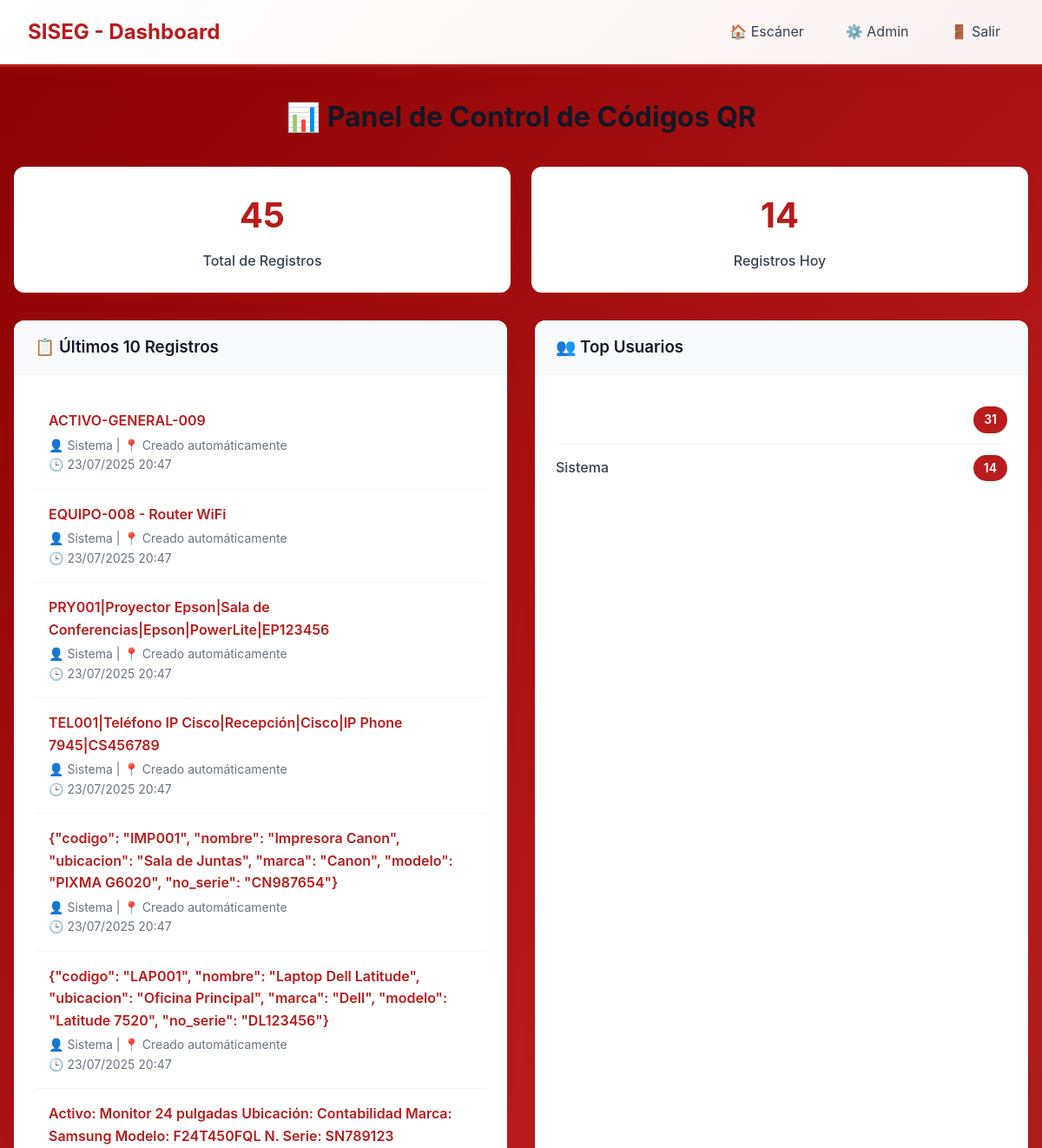
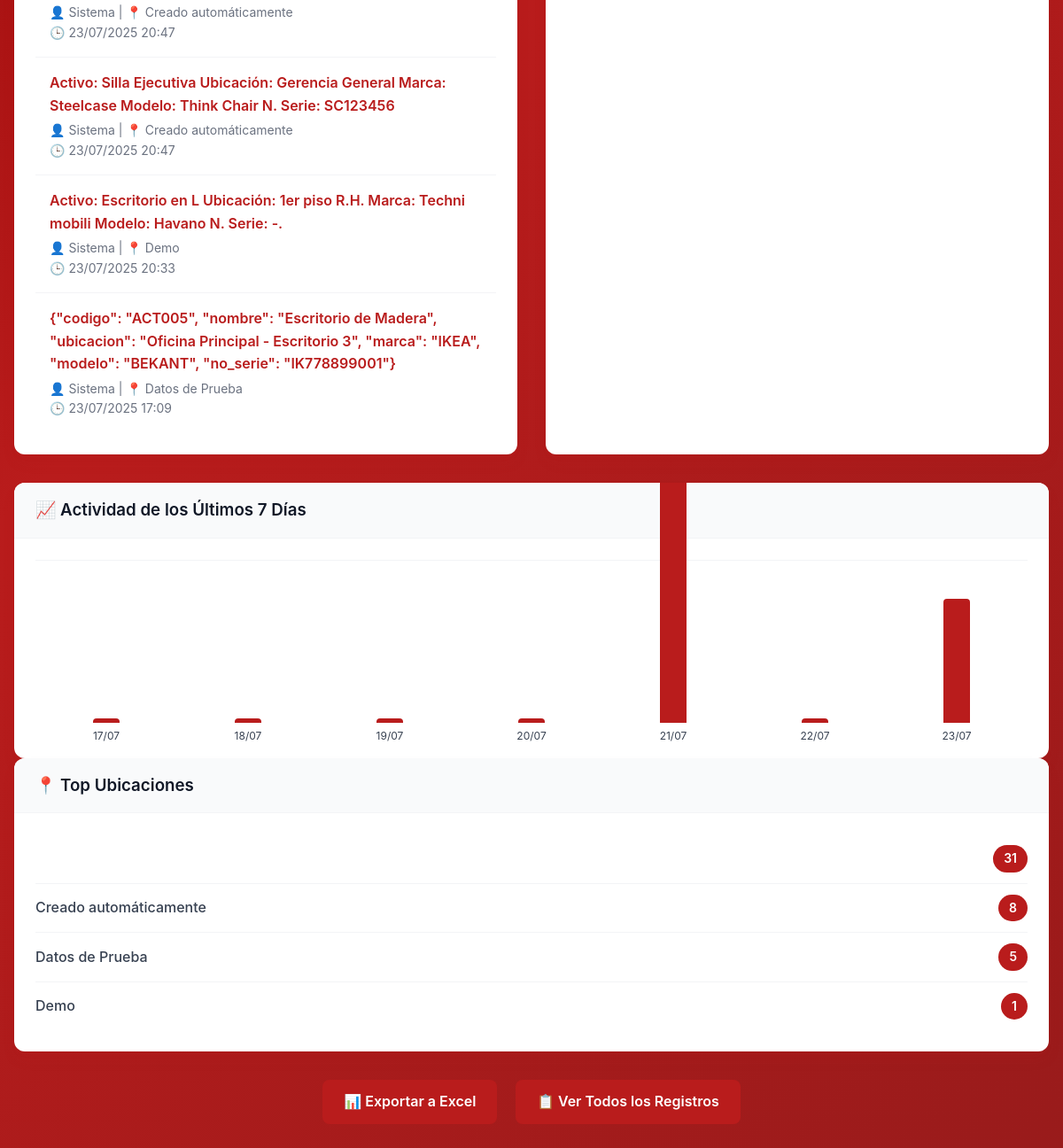
The page /dashboard/ (signed in) on the database its author committed (2 pictures, top to bottom).
### pagTickets/models.py (models this page shows, shortened)
class RegistroQR(models.Model):
    codigo = models.CharField(max_length=255, verbose_name="Código QR")
    fecha_registro = models.DateTimeField(auto_now_add=True, verbose_name="Fecha de registro")
    usuario = models.CharField(max_length=100, blank=True, verbose_name="Usuario")
    ubicacion = models.CharField(max_length=200, blank=True, verbose_name="Ubicación")
    notas = models.TextField(blank=True, verbose_name="Notas")
    class Meta:
        verbose_name = "Registro QR"
        verbose_name_plural = "Registros QR"
        ordering = ['-fecha_registro']

### pagTickets/views.py (the view)
# urls.py: path('dashboard/', views.dashboard, name='dashboard'),
@login_required
def dashboard(request):
    total_registros = RegistroQR.objects.count()
    hoy = timezone.now().date()
    registros_hoy = RegistroQR.objects.filter(fecha_registro__date=hoy).count()
    ultimos_registros = RegistroQR.objects.order_by('-fecha_registro')[:10]
    usuarios_top = RegistroQR.objects.values('usuario').annotate(
        total=Count('id')
    ).order_by('-total')[:5]
    ubicaciones_top = RegistroQR.objects.values('ubicacion').annotate(
        total=Count('id')
    ).order_by('-total')[:5]
    desde_7_dias = timezone.now() - datetime.timedelta(days=7)
    registros_7_dias = []
    for i in range(7):
        fecha = hoy - datetime.timedelta(days=i)
        count = RegistroQR.objects.filter(fecha_registro__date=fecha).count()
        registros_7_dias.append({
            'fecha': fecha.strftime('%d/%m'),
            'cantidad': count
        })
    registros_7_dias.reverse()
    context = {
        'total_registros': total_registros,
        'registros_hoy': registros_hoy,
        'ultimos_registros': ultimos_registros,
        'usuarios_top': usuarios_top,
        'ubicaciones_top': ubicaciones_top,
        'registros_7_dias': registros_7_dias,
    }
    return render(request, 'dashboard.html', context)

### pagTickets/templates/dashboard.html (shortened to what this page needs)
<!DOCTYPE html>
<html lang="es">
<head>
</head>
<body>
    <div class="header">
        <div class="logo">SISEG - Dashboard</div>
        <div class="nav-links">
            <a href="{% url 'index' %}">🏠 Escáner</a>
            <a href="{% url 'admin:index' %}">⚙️ Admin</a>
            <a href="{% url 'logout' %}">🚪 Salir</a>
        </div>
    </div>
    <div class="container">
        <h1 class="dashboard-title">📊 Panel de Control de Códigos QR</h1>
        <div class="stats-grid">
            <div class="stat-card">
                <div class="stat-number">{{ total_registros }}</div>
                <div class="stat-label">Total de Registros</div>
            </div>
            <div class="stat-card">
                <div class="stat-number">{{ registros_hoy }}</div>
                <div class="stat-label">Registros Hoy</div>
            </div>
        </div>
        <div class="content-grid">
            <div class="card">
                <div class="card-header">
                    <h3 class="card-title">📋 Últimos 10 Registros</h3>
                </div>
                <div class="card-content">
                    {% for registro in ultimos_registros %}
                        <div class="registro-item">
                            <div class="registro-codigo">{{ registro.codigo }}</div>
                            <div class="registro-meta">
                                👤 {{ registro.usuario }} | 📍 {{ registro.ubicacion }}<br>
                                🕒 {{ registro.fecha_registro|date:"d/m/Y H:i" }}
                            </div>
                        </div>
                    {% empty %}
                        <p>No hay registros aún</p>
                    {% endfor %}
                </div>
            </div>
            <div class="card">
                <div class="card-header">
                    <h3 class="card-title">👥 Top Usuarios</h3>
                </div>
                <div class="card-content">
                    {% for usuario in usuarios_top %}
                        <div class="top-item">
                            <span class="top-name">{{ usuario.usuario }}</span>
                            <span class="top-count">{{ usuario.total }}</span>
                        </div>
                    {% empty %}
                        <p>No hay datos de usuarios</p>
                    {% endfor %}
                </div>
            </div>
        </div>
        <div class="card">
            <div class="card-header">
                <h3 class="card-title">📈 Actividad de los Últimos 7 Días</h3>
            </div>
            <div class="card-content">
                <div class="chart-container">
                    {% for dia in registros_7_dias %}
                        <div class="chart-bar" style="height: {% if dia.cantidad %}{{ dia.cantidad|floatformat:0 }}0{% else %}5{% endif %}px;" title="{{ dia.fecha }}: {{ dia.cantidad }} registros">
                            <div class="chart-label">{{ dia.fecha }}</div>
                        </div>
                    {% endfor %}
                </div>
            </div>
        </div>
        <div class="card">
            <div class="card-header">
                <h3 class="card-title">📍 Top Ubicaciones</h3>
            </div>
            <div class="card-content">
                {% for ubicacion in ubicaciones_top %}
                    <div class="top-item">
                        <span class="top-name">{{ ubicacion.ubicacion }}</span>
                        <span class="top-count">{{ ubicacion.total }}</span>
                    </div>
                {% empty %}
                    <p>No hay datos de ubicaciones</p>
                {% endfor %}
            </div>
        </div>
        <div class="actions">
            <a href="{% url 'exportar_excel' %}" class="btn">📊 Exportar a Excel</a>
            <a href="{% url 'admin:pagTickets_registroqr_changelist' %}" class="btn">📋 Ver Todos los Registros</a>
        </div>
    </div>
</body>
</html>

### pagTickets/templates/dashboard.html (style rules this page uses)
:root { --color-primary: #b91c1c; --color-primary-dark: #991b1b; --color-primary-light: #dc2626; --color-red-intense: #8b0000; --color-white: #ffffff; --color-gray-50: #f9fafb; --color-gray-100: #f3f4f6; --color-gray-700: #374151; --color-gray-900: #111827; --shadow-medium: 0 10px 15px -3px rgba(185, 28, 28, 0.2), 0 4px 6px -2px rgba(185, 28, 28, 0.1); --shadow-red: 0 0 20px rgba(185, 28, 28, 0.3); }
* { box-sizing: border-box; margin: 0; padding: 0; }
body { font-family: 'Inter', 'Segoe UI', system-ui, -apple-system, sans-serif; background: linear-gradient(135deg, var(--color-red-intense) 0%, var(--color-primary) 50%, var(--color-primary-dark) 100%); line-height: 1.6; color: var(--color-gray-700); min-height: 100vh; }
.header { background: linear-gradient(135deg, var(--color-white) 0%, rgba(255, 255, 255, 0.95) 100%); padding: 1rem 2rem; box-shadow: var(--shadow-red); display: flex; justify-content: space-between; align-items: center; backdrop-filter: blur(10px); border-bottom: 3px solid var(--color-primary); }
.logo { color: var(--color-primary); font-size: 1.5rem; font-weight: 700; }
.nav-links { display: flex; gap: 1rem; }
.nav-links a { color: var(--color-gray-700); text-decoration: none; padding: 0.5rem 1rem; border-radius: 8px; transition: background-color 0.3s ease; }
.container { max-width: 1200px; margin: 2rem auto; padding: 0 1rem; }
.dashboard-title { color: var(--color-gray-900); font-size: 2rem; margin-bottom: 2rem; text-align: center; }
.stats-grid { display: grid; grid-template-columns: repeat(auto-fit, minmax(250px, 1fr)); gap: 1.5rem; margin-bottom: 2rem; }
.stat-card { background: var(--color-white); padding: 1.5rem; border-radius: 12px; box-shadow: var(--shadow-medium); text-align: center; }
.stat-number { font-size: 2.5rem; font-weight: 700; color: var(--color-primary); margin-bottom: 0.5rem; }
.stat-label { color: var(--color-gray-700); font-weight: 500; }
.content-grid { display: grid; grid-template-columns: 1fr 1fr; gap: 2rem; margin-bottom: 2rem; }
.card { background: var(--color-white); border-radius: 12px; box-shadow: var(--shadow-medium); overflow: hidden; }
.card-header { background: var(--color-gray-50); padding: 1rem 1.5rem; border-bottom: 1px solid var(--color-gray-100); }
.card-title { color: var(--color-gray-900); font-weight: 600; margin: 0; }
.card-content { padding: 1.5rem; }
.registro-item { padding: 1rem; border-bottom: 1px solid var(--color-gray-100); }
.registro-item:last-child { border-bottom: none; }
.registro-codigo { font-weight: 600; color: var(--color-primary); }
.registro-meta { font-size: 0.875rem; color: #6b7280; margin-top: 0.25rem; }
.top-item { display: flex; justify-content: space-between; align-items: center; padding: 0.75rem 0; border-bottom: 1px solid var(--color-gray-100); }
.top-item:last-child { border-bottom: none; }
.top-name { font-weight: 500; }
.top-count { background: var(--color-primary); color: var(--color-white); padding: 0.25rem 0.75rem; border-radius: 20px; font-size: 0.875rem; font-weight: 600; }
.chart-container { height: 200px; display: flex; align-items: end; justify-content: space-around; padding: 1rem 0; border-top: 1px solid var(--color-gray-100); }
.chart-bar { background: var(--color-primary); width: 30px; border-radius: 4px 4px 0 0; transition: all 0.3s ease; position: relative; cursor: pointer; }
.chart-label { position: absolute; bottom: -25px; left: 50%; transform: translateX(-50%); font-size: 0.75rem; color: var(--color-gray-700); }
.btn { background: var(--color-primary); color: var(--color-white); border: none; padding: 0.75rem 1.5rem; border-radius: 8px; text-decoration: none; display: inline-block; font-weight: 600; transition: all 0.3s ease; }
.actions { text-align: center; margin-top: 2rem; }
.actions a { margin: 0 0.5rem; }

### rows shown on the page
RegistroQR: codigo "ACTIVO-GENERAL-009", usuario "Sistema", ubicacion "Creado automáticamente", fecha_registro "23/07/2025 20:47"
RegistroQR: codigo "EQUIPO-008 - Router WiFi", usuario "Sistema", ubicacion "Creado automáticamente", fecha_registro "23/07/2025 20:47"
RegistroQR: codigo "PRY001|Proyector Epson|Sala de Conferencias|Epson|PowerLite|EP123456", usuario "Sistema", ubicacion "Creado automáticamente", fecha_registro "23/07/2025 20:47"
RegistroQR: codigo "TEL001|Teléfono IP Cisco|Recepción|Cisco|IP Phone 7945|CS456789", usuario "Sistema", ubicacion "Creado automáticamente", fecha_registro "23/07/2025 20:47"
RegistroQR: codigo "{\"codigo\": \"IMP001\", \"nombre\": \"Impresora Canon\", \"ubicacion\": \"Sala de Juntas\", \"marca\": \"Canon\", \"modelo\": \"PIXMA G6020\", \"no_serie\": \"CN987654\"}", usuario "Sistema", ubicacion "Creado automáticamente", fecha_registro "23/07/2025 20:47"
RegistroQR: codigo "{\"codigo\": \"LAP001\", \"nombre\": \"Laptop Dell Latitude\", \"ubicacion\": \"Oficina Principal\", \"marca\": \"Dell\", \"modelo\": \"Latitude 7520\", \"no_serie\": \"DL123456\"}", usuario "Sistema", ubicacion "Creado automáticamente", fecha_registro "23/07/2025 20:47"
RegistroQR: codigo "Activo: Monitor 24 pulgadas Ubicación: Contabilidad Marca: Samsung Modelo: F24T450FQL N. Serie: SN789123", usuario "Sistema", ubicacion "Creado automáticamente", fecha_registro "23/07/2025 20:47"
RegistroQR: codigo "Activo: Silla Ejecutiva Ubicación: Gerencia General Marca: Steelcase Modelo: Think Chair N. Serie: SC123456", usuario "Sistema", ubicacion "Creado automáticamente", fecha_registro "23/07/2025 20:47"
RegistroQR: codigo "Activo: Escritorio en L Ubicación: 1er piso R.H. Marca: Techni mobili Modelo: Havano N. Serie: -.", usuario "Sistema", ubicacion "Demo", fecha_registro "23/07/2025 20:33"
RegistroQR: codigo "{\"codigo\": \"ACT005\", \"nombre\": \"Escritorio de Madera\", \"ubicacion\": \"Oficina Principal - Escritorio 3\", \"marca\": \"IKEA\", \"modelo\": \"BEKANT\", \"no_serie\": \"IK778899001\"}", usuario "Sistema", ubicacion "Datos de Prueba", fecha_registro "23/07/2025 17:09"

### other values the page prints
{{ total_registros }} "45"
{{ registros_hoy }} "14"
{{ usuario.total }} "31" "14"
{{ usuario.usuario }} "Sistema"
{{ dia.fecha }} "17/07" "18/07" "19/07" "20/07" "21/07" "22/07" "23/07"
{{ ubicacion.total }} "31" "8" "5" "1"
{{ ubicacion.ubicacion }} "Creado automáticamente" "Datos de Prueba" "Demo"
